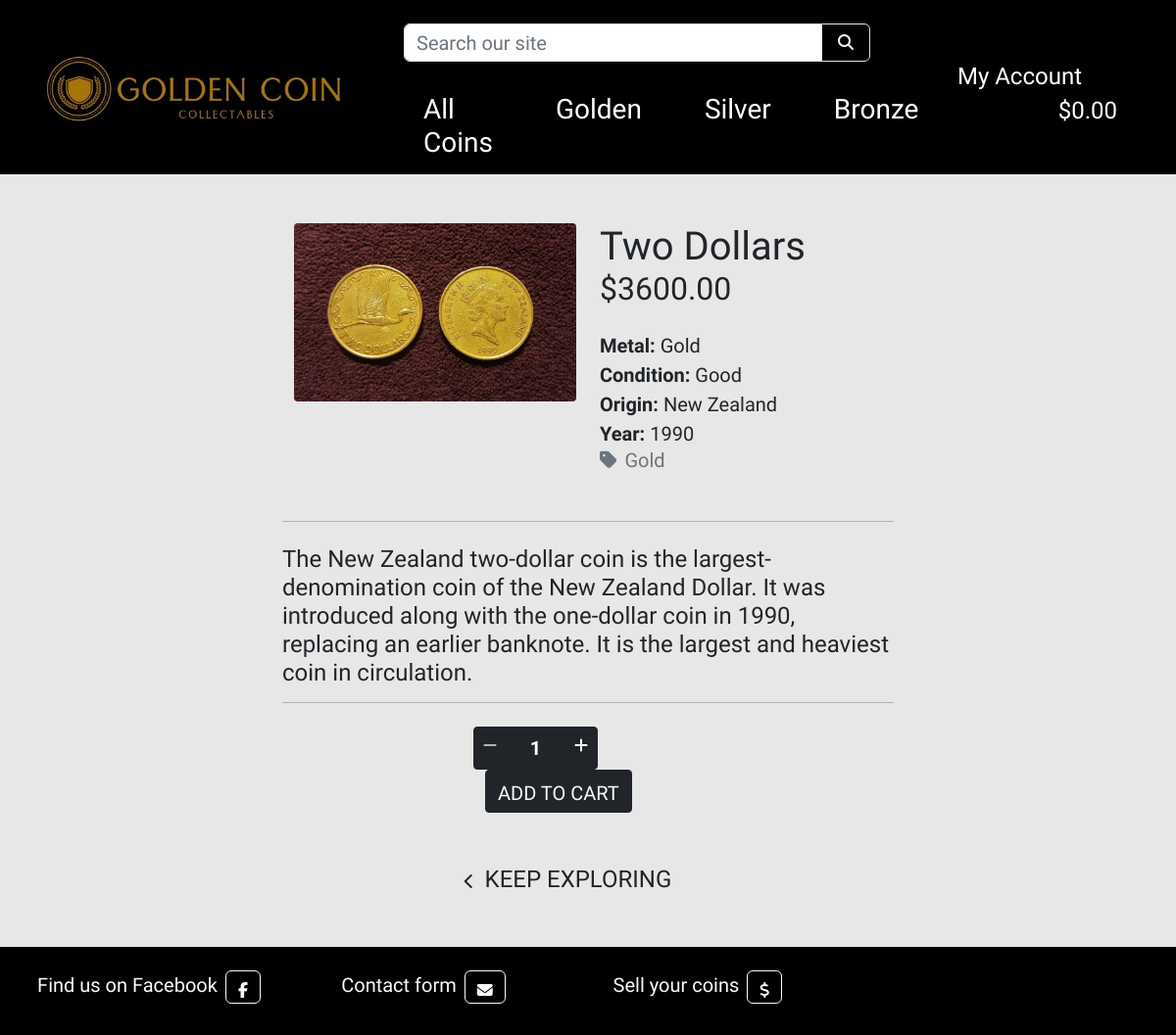
The page /coins/10/ on the database its author committed.
### coins/models.py (models this page shows, shortened)
class Coins(models.Model):
    metal = models.ForeignKey('Metal', null=True, blank=True, on_delete=models.SET_NULL)
    sku = models.CharField(max_length=254, null=True, blank=True)
    name = models.CharField(max_length=254)
    description = models.TextField()
    quantity = models.PositiveIntegerField()
    price = models.DecimalField(max_digits=6, decimal_places=2)
    origin = models.CharField(max_length=254)
    year = models.CharField(max_length=20)
    condition = models.CharField(max_length=20, choices=CONDITION_CHOICES, default=None)
    era = models.CharField(max_length=20, choices=ERA_CHOICES, default=None)
    image_url = models.URLField(max_length=1024, null=True, blank=True)
    image = models.ImageField(null=True, blank=True)
    class Meta:
        verbose_name_plural = 'Coins'

class Metal(models.Model):
    name = models.CharField(max_length=254)
    friendly_name = models.CharField(max_length=254, null=True, blank=True)
    def __str__(self):
        return self.name
    class Meta:
        verbose_name_plural = 'Metals'

### coins/views.py (the view)
# urls.py: path('<int:coins_id>/', views.coins_detail, name='coins_detail'),
def coins_detail(request, coins_id):
    coins = get_object_or_404(Coins, pk=coins_id)
    context = {
        'coins': coins,
    }
    return render(request, 'coins/coins_detail.html', context)

### cart/contexts.py (called while the page is built, shortened)
def cart_contents(request):
    cart_items = []
    total = 0
    coins_count = 0
    cart = request.session.get('cart', {})
    grand_total = total
    context = {
        'cart_items': cart_items,
        'total': total,
        'coins_count': coins_count,
        'grand_total': grand_total,
    }
    return context

### coins/templates/coins/coins_detail.html (shortened to what this page needs)
{% extends "base.html" %}
{% load static %}
{% block content %}
    <div class="overlay"></div>
    <div class="container-fluid offset">
        <div class="row">
            <div class="col-12 col-md-6 col-lg-4 offset-lg-2">
                <div class="image-container my-5">
                    {% if coins.image %}
                        <a href="{{ coins.image.url }}" target="_blank">
                            <img class="card-img-top rounded-1 img-fluid" src="{{ coins.image.url }}" alt="{{ coins.name }}">
                        </a>
                        {% else %}
                        <a href="">
                            <img class="card-img-top img-fluid" src="{{ MEDIA_URL }}noimage.png" alt="{{ coins.name }}">
                        </a>
                    {% endif %}
                </div>
            </div>
            <div class="col-12 col-md-6 col-lg-4">
                <div class="product-details-container mb-5 mt-md-5">
                    <p class="mb-0 h1">{{ coins.name }}</p>
                    <p class="h2 mb-0 text-left font-weight-bold mb-4">${{ coins.price }}</p>
                    <p class="lead mb-0 text-capitalize"><span class="fw-bold">Metal:</span> {{ coins.metal }}</p>
                    <p class="lead mb-0 text-capitalize"><span class="fw-bold">Condition:</span> {{ coins.condition }}</p>
                    <p class="lead mb-0"><span class="fw-bold">Origin:</span> {{ coins.origin }}</p>
                    <p class="lead mb-0"><span class="fw-bold">Year:</span> {{ coins.year }}</p>
                    {% if coins.metal %}
                    <p class="mb-0">
                        <a class="text-muted h5 text-decoration-none" href="{% url 'coins' %}?metal={{ coins.metal.name }}">
                            <i class="fas fa-tag me-2"></i>{{ coins.metal.friendly_name }}
                        </a>
                    </p>
                    {% endif %}
                </div>
            </div>
        </div>
    </div>
    <div class="col-12 col-md-8 mx-auto">
        <hr class="w-100 m-auto mb-4">
        <p class="h4">{{ coins.description }}</p>
        <hr class="mb-4">
    </div>
    <div>
        {% if coins.quantity != 0 %}
            <form class="form" action="{% url 'add_to_cart' coins.id %}" method="POST">
                <div class="container w-25 mt-4">
                    <div class="row text-center">
                        {% if coins.quantity > 1 %}
                        <div class="col-md-auto text-center form-group border border-dark bg-dark text-white rounded-1 p-0 add-to-cart">
                            <div class="input-group input-group-{{ coins.id }}">
                                <div class="input-group-prepend ">
                                    <button class="decrement-qty btn border-0 ps-1 pe-0 text-white decrement-qty_{{ coins.id }}"
                                        data-item_id="{{ coins.id }}">
                                        <span class="icon">
                                            <i class="fas fa-minus"></i>
                                        </span>
                                    </button>
                                </div>
                                <input class="form-control qty_input text-center fw-bold rounded-1 w-auto px-0 border-0 bg-dark text-white id_qty_{{ coins.id }}" type="number"
                                    name="coin_quantity" value="1" min="1" max="99"
                                    data-item_id="{{ coins.id }}"
                                    id="id_qty_{{ coins.id }}"
                                    style="font-size: 20px; width: 50px">
                                <div class="input-group-append">
                                    <button class="increment-qty btn border-0 pe-1 ps-0 bg-dark text-white increment-qty_{{ coins.id }}"
                                        data-item_id="{{ coins.id }}">
                                        <span class="icon">
                                            <i class="fas fa-plus"></i>
                                        </span>
                                    </button>
                                </div>
                            </div>
                        </div>
                        {% else %}
                            <input type="number" name="coin_quantity" value="1" data-item_id="{{ coins.id }}" id="id_qty_{{ coins.id }}" class="d-none">
                            <p class="col-md-auto h3 text-center pt-1 fw-bold me-4"><i class="fa-regular fa-star me-1 gold-color"></i>Unique</p>
                        {% endif %}
                        <div class="col-md-auto">
                            <input type="submit" class="btn rounded-1 text-uppercase border border-dark pt-2 add-to-cart add-btn bg-dark text-light" value="Add to Cart">
                        </div>
                    </div>
                </div>
                <div class="text-center">
                    <a href="{% url 'coins' %}" class="btn btn-outline-black mt-5 me-5 border-0">
                        <span class="icon">
                            <i class="fas fa-chevron-left"></i>
                        </span>
                        <span class="text-uppercase h4">Keep Exploring</span>
                    </a>
                </div>
            </form>
        {% endif %}
    </div>
{% endblock %}

### static/css/base.css (style rules this page uses)
html { height: 100%; }
body { display: flex; min-height: 100vh; flex-direction: column; background-color: rgb(231, 231, 231); height: calc(100vh - 164px); font-family: 'Tenali Ramakrishna'; }
.overlay { height: 100%; width: 100%; top: 0; left: 0; position: fixed; background: rgb(231, 231, 231); z-index: -1; }
.offset { margin-top: 180px; }
.add-to-cart { height: 44px; font-size: 20px; }
.icon { align-items: center; display: inline-flex; justify-content: center; height: 1.5rem; width: 1.5rem; }
input[type=number] { -moz-appearance: textfield; }
@media (min-width: 1200px) { .container { max-width: 80%; } }

### rows shown on the page
Coins: image (picture), name "Two Dollars", price "3600.00", metal "Gold", condition "Good", origin "New Zealand", year "1990", metal.friendly_name "Gold", description "The New Zealand two-dollar coin is the largest-denomination coin of the New Zealand Dollar. It was introduced along with the one-dollar coin in 1990, replacing an earlier banknote. It is the largest and heaviest coin in circulation."
